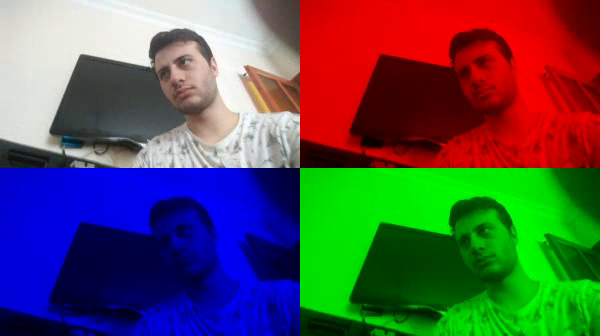
#> input picture frame 16 of RGB Video with IP Camera/output/deneme.mp4, 600 x 336 px, given in place of video, which was not available
$ python rgb_video.py
#> lines starting #> are read from the running program, lines starting #| are printed output that depends on the picture; pictures that were not available may be replaced by others from this repository, and a replacement may not be noted
#> further down, frame is the input picture: shape (336, 600, 3); mean B, G, R 80.1, 82.7, 84.3
# import the necessary packages
import numpy as np
import cv2
import numpy as np
import time

def resize(image, width=None, height=None, inter=cv2.INTER_AREA):
#> called with width = 300, inter = 3
	dim = None
	(h, w) = image.shape[:2]
#> h = 336; w = 600
	if width is None and height is None:
		return image
	if width is None:
		r = height / float(h)
		dim = (int(w * r), height)
	else:
		r = width / float(w)
#> r = 0.5
		dim = (width, int(h * r))
#> dim = (300, 168)
	resized = cv2.resize(image, dim, interpolation=inter)
	return resized

url = "http://192.168.1.39:8080/video" # for IP Camera URL
cap = cv2.VideoCapture(url)
fourcc = cv2.VideoWriter_fourcc(*'mp4v')

writer = None
(h,w) = (None,None)
zeros = None

while(True):
    ret, frame = cap.read()
    frame = resize(frame,width=300)
    if writer is None:
    	(h,w) = frame.shape[:2]
#> h = 168; w = 300
    	writer = cv2.VideoWriter("./output/deneme.mp4",fourcc,20,(w * 2, h * 2), True)
    	zeros = np.zeros((h,w), dtype='uint8')

    (B,G,R) = cv2.split(frame)
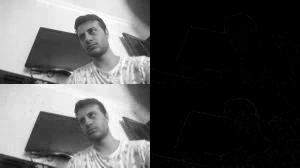
#> B: shape (168, 300); min 0, max 255, mean 80.2
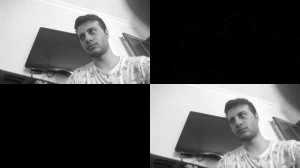
#> G: shape (168, 300); min 0, max 255, mean 82.8
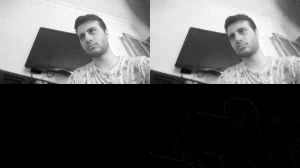
#> R: shape (168, 300); min 0, max 255, mean 84.4
    R = cv2.merge([zeros, zeros, R])
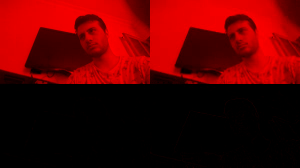
#> R: shape (168, 300, 3); mean of channels 0, 1, 2 0, 0, 84.4; drawn as B, G, R
    G = cv2.merge([zeros, G, zeros])
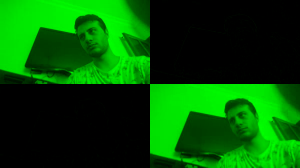
#> G: shape (168, 300, 3); mean of channels 0, 1, 2 0, 82.8, 0; drawn as B, G, R
    B = cv2.merge([B, zeros, zeros])
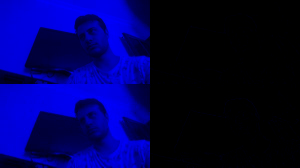
#> B: shape (168, 300, 3); mean of channels 0, 1, 2 80.2, 0, 0; drawn as B, G, R

    output = np.zeros((h * 2, w * 2, 3), dtype="uint8")
    output[0:h, 0:w] = frame # TOP-LEFT
    output[0:h, w:w * 2] = R # TOP-RIGHT
    output[h:h * 2, 0:w] = B # BOTTOM-LEFT
    output[h:h * 2, w:w * 2] = G # BOTTOM-RIGHT
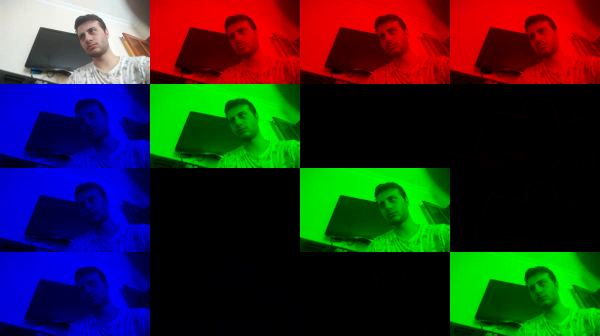
#> output: shape (336, 600, 3); mean B, G, R 40.1, 41.4, 42.2

    writer.write(output)

    cv2.imshow("Part Time", output)
    if cv2.waitKey(1) & 0xFF == ord('q'):
#> (key q is pressed here)
        break

print('Finish')
cap.release()
cv2.destroyAllWindows()
writer.release()

$ run again, starting later in the video
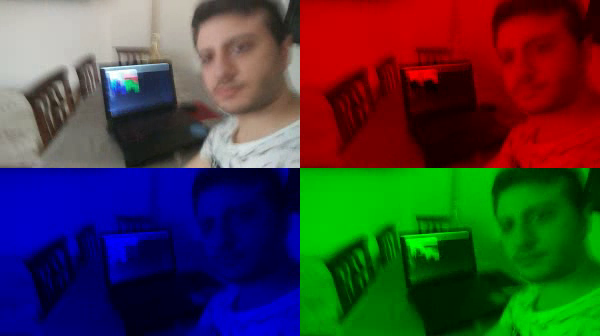
#> input picture frame 76 of RGB Video with IP Camera/output/deneme.mp4, 600 x 336 px, given in place of video, which was not available
#> frame is the input picture: shape (336, 600, 3); mean B, G, R 59.6, 62.4, 65.6
#> `B = cv2.merge([B, zeros, zeros])`:
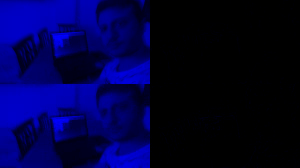
#> B: shape (168, 300, 3); mean of channels 0, 1, 2 59.7, 0, 0; drawn as B, G, R
#> `output[h:h * 2, w:w * 2] = G`:
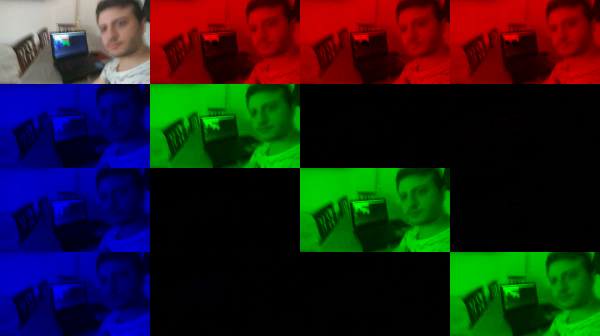
#> output: shape (336, 600, 3); mean B, G, R 29.8, 31.2, 32.8

$ run again, starting later in the video
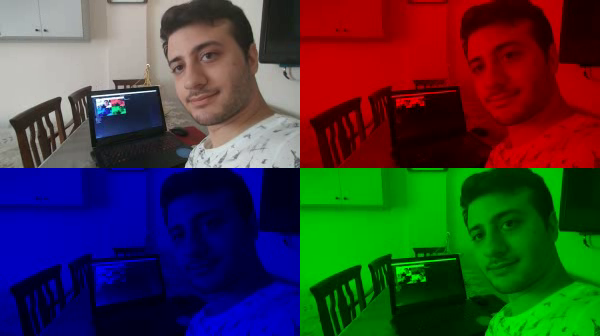
#> input picture frame 135 of RGB Video with IP Camera/output/deneme.mp4, 600 x 336 px, given in place of video, which was not available
#> frame is the input picture: shape (336, 600, 3); mean B, G, R 57.4, 59.3, 62.5
#> `B = cv2.merge([B, zeros, zeros])`:
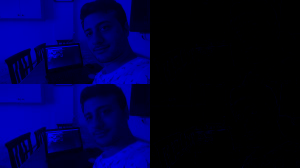
#> B: shape (168, 300, 3); mean of channels 0, 1, 2 57.5, 0, 0; drawn as B, G, R
#> `output[h:h * 2, w:w * 2] = G`:
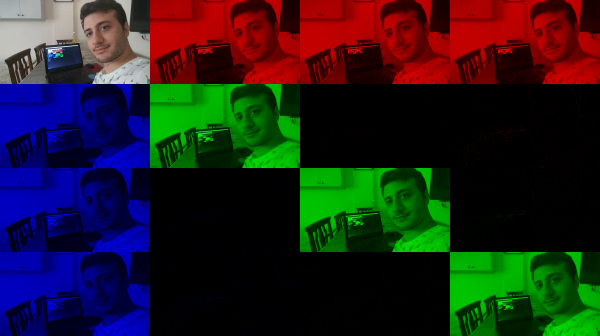
#> output: shape (336, 600, 3); mean B, G, R 28.7, 29.7, 31.3
